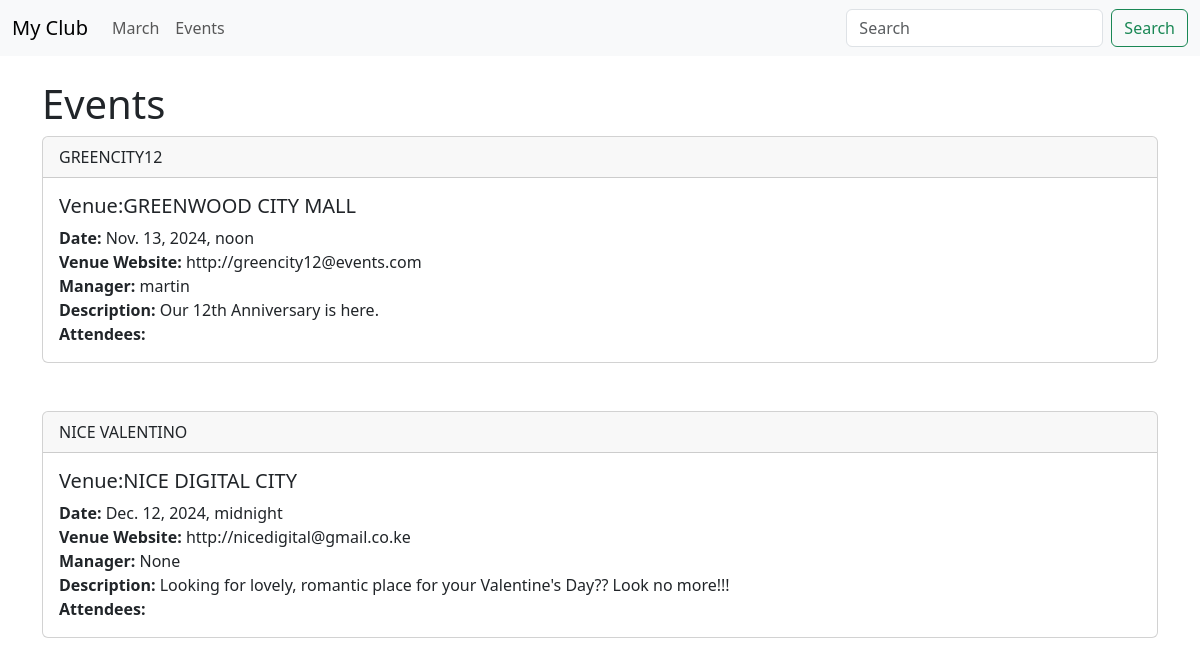
The app's page /events with its own data.
### events/models.py (models this page shows)
class Event(models.Model):
    name = models.CharField('Event Name', max_length=120)
    event_date = models.DateTimeField('Event Date')
    venue = models.ForeignKey(Venue, blank=True, null=True, on_delete=models.CASCADE)
    manager = models.ForeignKey(User, blank=True, null=True, on_delete=models.SET_NULL)
    description = models.TextField(blank=True)
    attendees = models.ManyToManyField(MyClubUser, blank=True)
    def  __str__(self):
        return self.name

class Venue(models.Model):
    name = models.CharField('Venue Name', max_length=120)
    address = models.CharField(max_length=300)
    zip_code = models.CharField('Zip_code', max_length=20)
    phone = models.CharField('Contact Phone', max_length=20, blank=True)
    web = models.URLField('Website Address', blank=True)
    email_address = models.EmailField('Email Address', blank=True)
    def __str__(self):
        return self.name

### events/views.py (the view)
# urls.py: path('events', views.all_events, name='list-events'),
def all_events(request):
    event_list = Event.objects.all()
    return render(request, 'events/event_list.html',
                  {'event_list':event_list})

### events/templates/events/event_list.html (shortened to what this page needs)
{% extends 'events/base.html' %}
{% block content %}
 <h1>Events</h1>
{% for event in event_list %}
<div class="card">
  <div class="card-header">
    {{ event }}
  </div>
  <div class="card-body">
    <h5 class="card-title">Venue:{{ event.venue }}</h5>
    <p class="card-text">
  <strong>Date:  </strong>{{ event.event_date }} <br>
  <strong>Venue Website:  </strong>{{ event.venue.web }} <br>
  <strong>Manager:  </strong>{{ event.manager }} <br>
  <strong>Description:  </strong>{{ event.description }} <br>
  <strong>Attendees:  </strong><br>
    </p>
  </div>
</div>
<br><br>
{% endfor %}
{% endblock content %}

### events/templates/events/base.html (shortened to what this page needs)
{% load static %}
<!doctype html>
<html lang="en">
  <head>
    <link href="https://cdn.jsdelivr.net/npm/bootstrap@5.3.3/dist/css/bootstrap.min.css" rel="stylesheet">
  </head>
  <body>
      {% include 'events/navbar.html' %}
  <br>
  <div class="container">
   {% block content %}
   {% endblock %}
   </div>
  </body>
</html>

### events/templates/events/navbar.html (shortened to what this page needs)
<nav class="navbar navbar-expand-lg expand-light bg-light">
  <div class="container-fluid">
    <a class="navbar-brand" href="{% url 'events/home' %}">My Club</a>
    <div class="collapse navbar-collapse" id="navbarSupportedContent">
      <ul class="navbar-nav me-auto mb-2 mb-lg-0">
        <li class="nav-item">
          <a class="nav-link" href="{% url 'events/home' %}">March</a>
        </li>
         <li class="nav-item">
          <a class="nav-link" href="{% url 'list-events' %}">Events</a>
        </li>
      </ul>
      <form class="d-flex" role="search">
        <input class="form-control me-2" type="search" placeholder="Search" aria-label="Search">
        <button class="btn btn-outline-success" type="submit">Search</button>
      </form>
    </div>
  </div>
</nav>

### records on screen
Event: name "GREENCITY12", venue "GREENWOOD CITY MALL", event_date "Nov. 13, 2024, noon", venue.web "http://greencity12@events.com", manager "martin", description "Our 12th Anniversary is here."
Event: name "NICE VALENTINO", venue "NICE DIGITAL CITY", event_date "Dec. 12, 2024, midnight", venue.web "http://nicedigital@gmail.co.ke", manager "None", description "Looking for lovely, romantic place for your Valentine's Day?? Look no more!!!"
